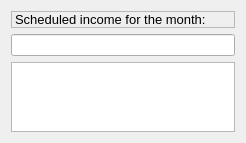
                    <widget class="QWidget" name="tboxPageJobMonth">
                     <property name="geometry">
                      <rect>
                       <x>0</x>
                       <y>0</y>
                       <width>246</width>
                       <height>139</height>
                      </rect>
                     </property>
                     <attribute name="label">
                      <string>Jobs</string>
                     </attribute>
                     <layout class="QVBoxLayout" name="verticalLayout_22">
                      <item>
                       <widget class="QLabel" name="lblCalPriceJobMonth">
                        <property name="font">
                         <font>
                          <pointsize>10</pointsize>
                         </font>
                        </property>
                        <property name="frameShape">
                         <enum>QFrame::StyledPanel</enum>
                        </property>
                        <property name="frameShadow">
                         <enum>QFrame::Raised</enum>
                        </property>
                        <property name="text">
                         <string>Scheduled income for the month:</string>
                        </property>
                       </widget>
                      </item>
                      <item>
                       <widget class="vmLineEdit" name="txtCalPriceJobMonth">
                        <property name="font">
                         <font>
                          <weight>75</weight>
                          <bold>true</bold>
                         </font>
                        </property>
                        <property name="readOnly">
                         <bool>true</bool>
                        </property>
                       </widget>
                      </item>
                      <item>
                       <widget class="vmListWidget" name="lstCalJobsMonth"/>
                      </item>
                     </layout>
                    </widget>
